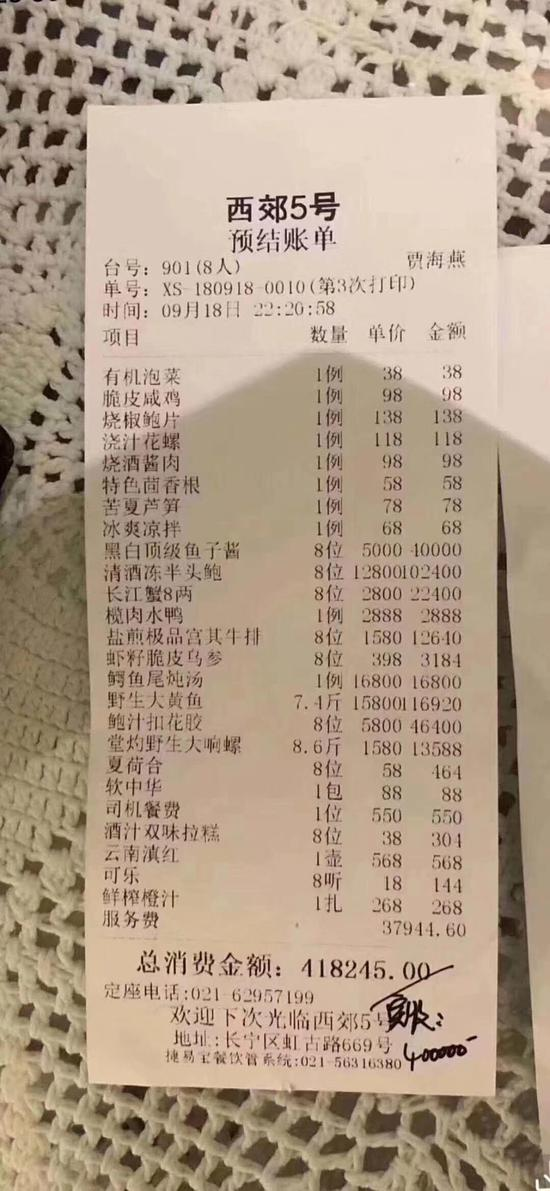
#> input picture src/dinner-bill-1.jpg, 550 x 1191 px
$ python scanner.py --image dinner-bill-1.jpg
#> lines starting #> are read from the running program, lines starting #| are printed output that depends on the picture; after the words box and inside, x2 and y2 are one past the last pixel; in counts of white or black regions, pixels touching at a corner belong together
# import the necessary packages
from perspectiveTransform import transform_points
from skimage.filters import threshold_local
import numpy as np
import argparse
import cv2
import imutils

ap = argparse.ArgumentParser()
ap.add_argument("-i", "--image", required=True, help="inputh the image path")
args = vars(ap.parse_args())

# now we are going to Edge Detection
image = cv2.imread(args["image"])
#> image is the input picture: shape (1191, 550, 3); mean B, G, R 137.2, 157.7, 177.7
# scan on the original image rather than the resized image.
ratio = image.shape[0] / 500.0
#> ratio = 2.38
original = image.copy()
image = imutils.resize(image, height=500)
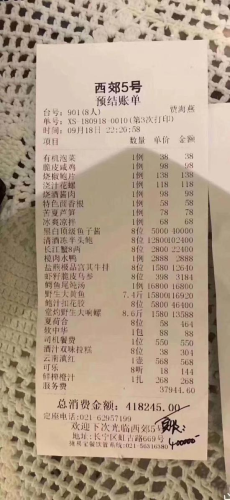
#> image: shape (500, 230, 3); mean B, G, R 137.2, 157.7, 177.7

# Convert to gray scal image
gray = cv2.cvtColor(image, cv2.COLOR_BGR2GRAY)
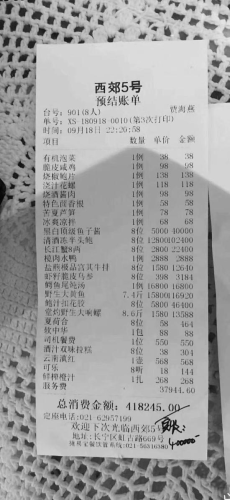
#> gray: shape (500, 230); min 5, max 240, mean 161.4
# using GaussianBlur to noic ereduction
gray = cv2.GaussianBlur(gray, (5, 5), 0)
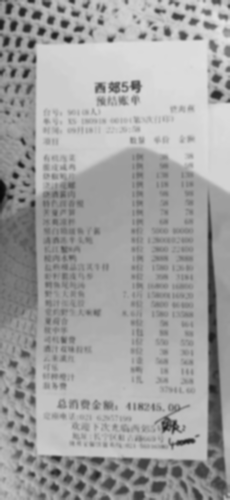
#> gray: shape (500, 230); min 8, max 225, mean 161.4
# using Canny edge detaction for edge detaction
edge = cv2.Canny(gray, 75, 200)
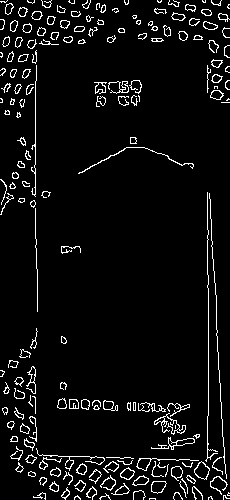
#> edge: shape (500, 230); 5.7% white in thin lines or dots

# Finding Contours
# find the contours in the edged image, keeping only the
# largest ones, and initialize the screen contour

cnts = cv2.findContours(edge.copy(), cv2.RETR_LIST, cv2.CHAIN_APPROX_SIMPLE)
#> cnts = 282 contours, 138 with area under 20; largest, box (x1, y1, x2, y2) and area: (194, 461, 210, 480) 176, (194, 461, 210, 480) 158, (151, 481, 167, 494) 138, (151, 437, 195, 450) 134, (151, 481, 167, 494) 132
cnts = imutils.grab_contours(cnts)
cnts = sorted(cnts, key=cv2.contourArea, reverse=True)[:5]
#> cnts = 5 contours; box (x1, y1, x2, y2) and area: (194, 461, 210, 480) 176, (194, 461, 210, 480) 158, (151, 481, 167, 494) 138, (151, 437, 195, 450) 134, (151, 481, 167, 494) 132

# loop over the counter
for c in cnts:
    # approximate the contour
    peri = cv2.arcLength(c, True)
    approx = cv2.approxPolyDP(c, 0.02 * peri, True)
    # if our approximated contour has four points, then we
    # can assume that we have found our screen
    if len(approx) == 4:
        screenCnt = approx
        break
#> this loop made 5 passes
#> peri on passes 1 to 5: 54.53, 50.77, 47.56, 140.2, 45.21

#> (the run stopped early here; a loop or call above may not have finished)
